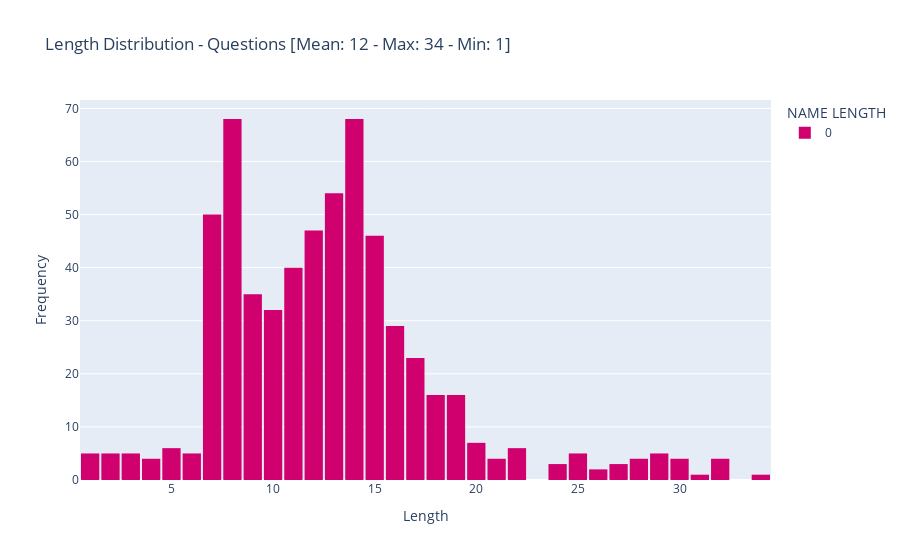

Notebook code for this chart:
### Markdown cell above
### **Length distribution**

### Code cell
vis.plot_length_distribution(dataset.questions, "NAME", "Questions", color="#D0006F")

### Figure 1 — Plotly figure (JSON) as saved in the notebook; plotly's stock layout.template omitted (floating-point values rounded to 4 significant figures; data arrays with more than 128 entries replaced by an {"elided": "..."} marker saying what was removed)
{"data": [{"alignmentgroup": "True", "bingroup": "x", "hovertemplate": "NAME LENGTH=0<br>Length=%{x}<br>count=%{y}<extra></extra>", "legendgroup": "0", "marker": {"color": "#D0006F", "pattern": {"shape": ""}}, "name": "0", "offsetgroup": "0", "orientation": "v", "showlegend": true, "type": "histogram", "x": {"elided": "603 int values"}, "xaxis": "x", "yaxis": "y"}], "layout": {"bargap": 0.1, "barmode": "relative", "legend": {"title": {"text": "NAME LENGTH"}, "tracegroupgap": 0}, "title": {"text": "Length Distribution - Questions [Mean: 12 - Max: 34 - Min: 1]"}, "xaxis": {"anchor": "y", "domain": [0, 1], "title": {"text": "Length"}}, "yaxis": {"anchor": "x", "domain": [0, 1], "title": {"text": "Frequency"}}}}
